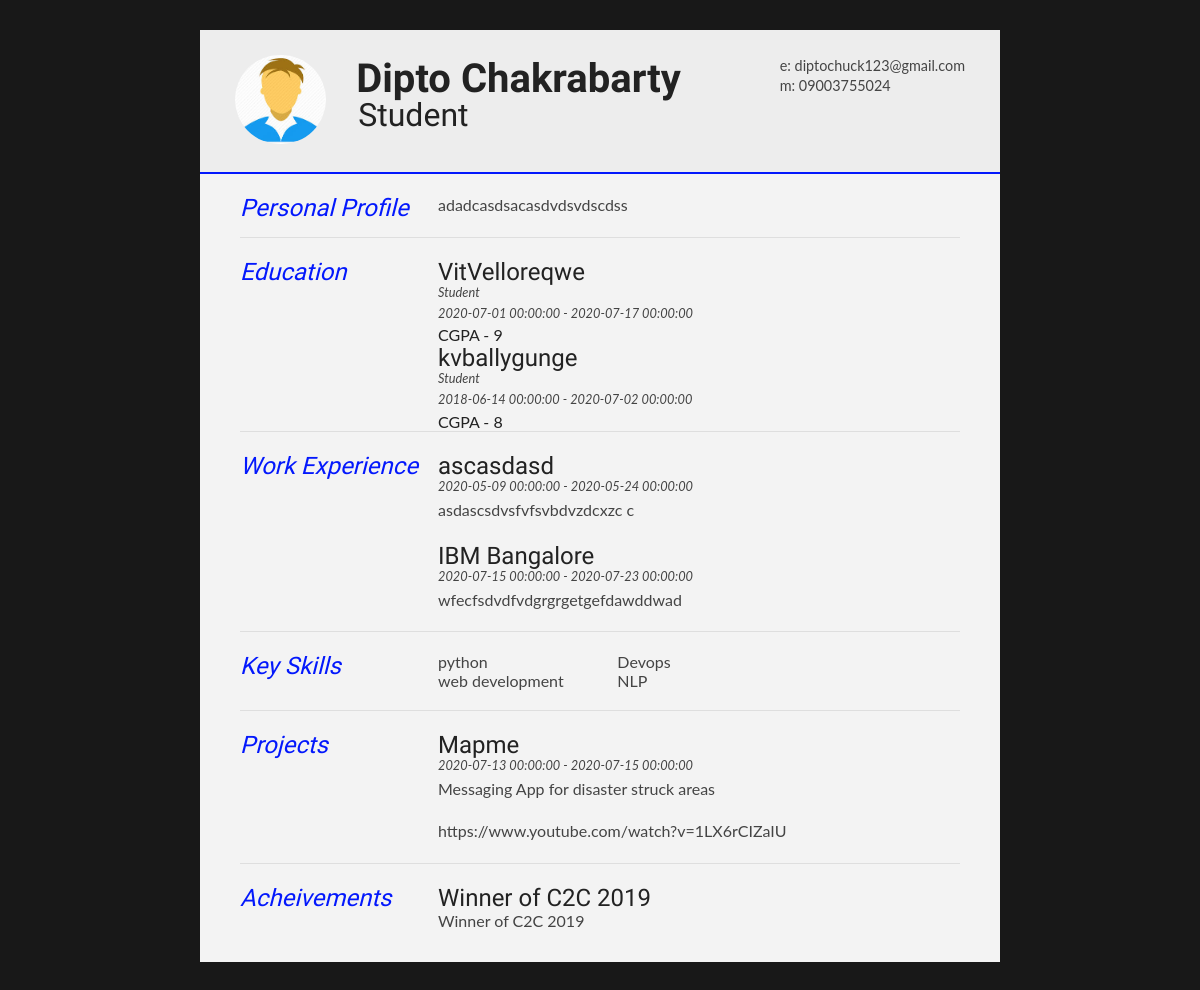
Before: /resume (signed in) with the older database file.
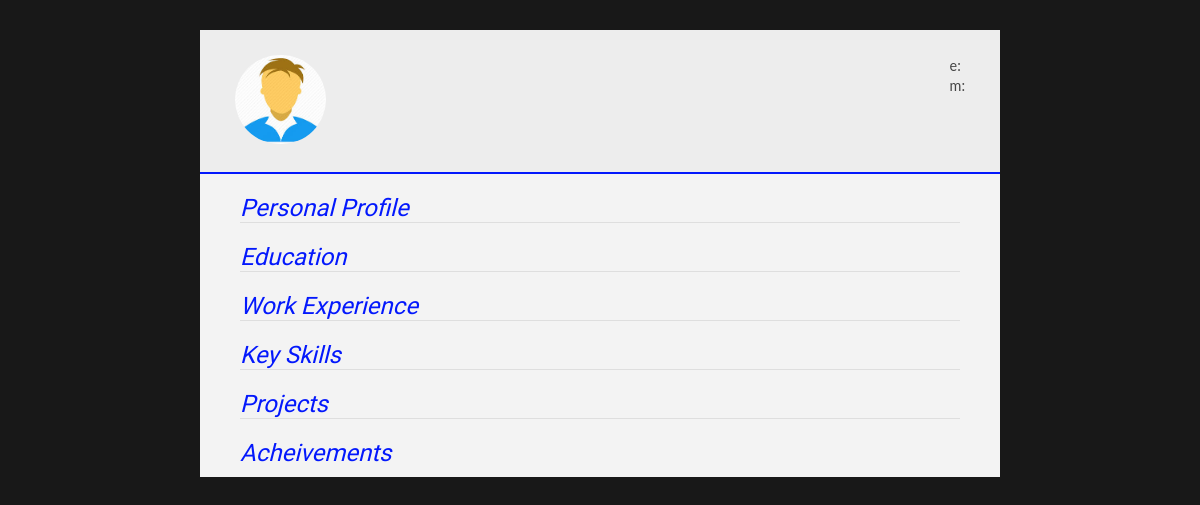
After: the same page with the newer database file.
### resume/models.py (models this page shows, shortened)
class userdetails(db.Model):
    id = db.Column(db.Integer, primary_key=True)
    name = db.Column(db.String(20),nullable=False)
    email = db.Column(db.String(120),nullable=False)
    designation = db.Column(db.String(120),nullable=False)
    phoneno =  db.Column(db.String(15),nullable=False)
    profile = db.Column(db.Text,nullable=False)
    user_id= db.Column(db.Integer,db.ForeignKey('user.id'),nullable=False)

class education(db.Model):
    id = db.Column(db.Integer, primary_key=True)
    name = db.Column(db.String(100),nullable=False)
    start = db.Column(db.DateTime,nullable=False,default=datetime.today())
    end = db.Column(db.DateTime,nullable=False,default=datetime.today())
    cgpa = db.Column(db.Integer,nullable=False)
    user_id= db.Column(db.Integer,db.ForeignKey('user.id'),nullable=False)

class experience(db.Model):
    id = db.Column(db.Integer, primary_key=True)
    company = db.Column(db.String(100),nullable=False)
    position = db.Column(db.String(100),nullable=False)
    startexp = db.Column(db.DateTime,nullable=False,default=datetime.today())
    endexp = db.Column(db.DateTime,nullable=False,default=datetime.today())
    content = db.Column(db.Text,nullable=False)
    user_id= db.Column(db.Integer,db.ForeignKey('user.id'),nullable=False)

class skills(db.Model):
    id = db.Column(db.Integer, primary_key=True)
    skillname = db.Column(db.String(100),nullable=False)
    user_id= db.Column(db.Integer,db.ForeignKey('user.id'),nullable=False)

class projects(db.Model):
    id = db.Column(db.Integer, primary_key=True)
    projectname = db.Column(db.String(100),nullable=False)
    startpro = db.Column(db.DateTime,nullable=False,default=datetime.today())
    endpro = db.Column(db.DateTime,nullable=False,default=datetime.today())
    description = db.Column(db.Text,default=None)
    url = db.Column(db.String(100),default=None)
    user_id= db.Column(db.Integer,db.ForeignKey('user.id'),nullable=False)

class achievements(db.Model):
    id = db.Column(db.Integer, primary_key=True)
    achname = db.Column(db.String(100),nullable=False)
    achdesc = db.Column(db.Text(100),nullable=False)
    user_id= db.Column(db.Integer,db.ForeignKey('user.id'),nullable=False)

### resume/routes.py (the view)
@app.route("/resume",methods=["GET","POST"])
@login_required
def resumeview():
    edu = education.query.filter_by(edu=current_user).all()
    exp = experience.query.filter_by(exp=current_user).all()
    pro = projects.query.filter_by(pro=current_user).all()
    usr = userdetails.query.filter_by(details=current_user).first()
    skillsadded = skills.query.filter_by(skill=current_user).all()
    achmade = achievements.query.filter_by(ach=current_user).all()
    image_file = url_for('static',filename='profiles/'+ current_user.image_file)
    return render_template("resume.html",edu=edu,exp=exp,pro=pro,usr=usr,sk=skillsadded,achmade=achmade,image_file=image_file)

### resume/models.py (called while the page is built)
@login_manager.user_loader
def load_user(id):
    return user.query.get(int(id))

### resume/templates/resume.html (shortened to what this page needs)
<!DOCTYPE html>
<html>
<head>
<link type="text/css" rel="stylesheet" href="../static/resume.css">
</head>
<body id="top">
<div id="cv" class="instaFade">
	<div class="mainDetails">
		<div id="headshot" class="quickFade">
			<img src="{{ image_file }}" alt="{{ usr.name }}" />
		</div>
		<div id="name">
			<h1 class="quickFade delayTwo">{{ usr.name }}</h1>
			 <h2 class="quickFade delayThree"> {{  usr.designation }} </h2>
		</div>
		<div id="contactDetails" class="quickFade delayFour">
			<ul>
				<li>e: <a href="#" target="_blank"> {{ usr.email }}</a></li>
				<li>m: {{ usr.phoneno }}</li>
			</ul>
		</div>
	</div>
	<div id="mainArea" class="quickFade delayFive">
		<section>
			<article>
				<div class="sectionTitle">
					<h1>Personal Profile</h1>
				</div>
				<div class="sectionContent">
					<p> {{ usr.profile }}</p>
				</div>
			</article>
		</section>
		<section>
			<div class="sectionTitle">
				<h1>Education</h1>
			</div>
			<div class="sectionContent">
				{% for education in edu %}
				<article>
					<h2>{{ education.name }}</h2>
					<p class="subDetails">Student</p>
					<p class="subDetails"> {{ education.start }} - {{ education.end }}</p>
					<h3>CGPA - {{ education.cgpa }}</h3>
				</article>
				{% endfor %}
			</div>
		</section>
		<section>
			<div class="sectionTitle">
				<h1>Work Experience</h1>
			</div>
			<div class="sectionContent">
				{%  for experience in exp %}
				<article>
					<h2>{{ experience.company }}</h2>
					<p class="subDetails">{{ experience.startexp }} - {{ experience.endexp }}</p>
					<p>{{ experience.content }}</p>
				</article>
				{% endfor %}
			</div>
		</section>
		<section>
			<div class="sectionTitle">
				<h1>Key Skills</h1>
			</div>
			<div class="sectionContent">
				<ul class="keySkills">
					{% for skills in sk %}
					<li>{{  skills.skillname }}</li>
					{% endfor %}
				</ul>
			</div>
		</section>
		<section>
			<div class="sectionTitle">
					<h1>Projects</h1>
			</div>
			<div class="sectionContent">
				{% for project in pro %}
				<article>
					<h2>{{ project.projectname }}</h2>
					<p class="subDetails">{{ project.startpro }} - {{ project.endpro }} </p>
					<p>{{ project.description }}</p>
					<p>{{ project.url }}</p>
				</article>
				{% endfor %}
			</div>
		</section>
		<section>
			<div class="sectionTitle">
					<h1>Acheivements</h1>
			</div>
			<div class="sectionContent">
				{% for acheive in achmade %}
				<article>
					<h2>{{ acheive.achname }}</h2>
					<p>{{ acheive.achdesc }}</p>
				</article>
				{% endfor %}
			</div>
		</section>
	</div>
</div>
</body>
</html>

### resume/static/resume.css (style rules this page uses)
html,body,div,span,object,iframe,h1,h2,h3,h4,h5,h6,p,blockquote,pre,abbr,address,cite,code,del,dfn,em,img,ins,kbd,q,samp,small,strong,sub,sup,var,b,i,dl,dt,dd,ol,ul,li,fieldset,form,label,legend,table,caption,tbody,tfoot,thead,tr,th,td,article,aside,canvas,details,figcaption,figure,footer,header,hgroup,menu,nav,section,summary,time,mark,audio,video { border:0; font:inherit; font-size:100%; margin:0; padding:0; vertical-align:baseline; height: auto; }
article,aside,details,figcaption,figure,footer,header,hgroup,menu,nav,section { display:block; }
html, body { background: #181818; font-family: 'Lato', helvetica, arial, sans-serif; font-size: 16px; color: #222; }
#cv { width: 100%; max-width: 800px; background: #f3f3f3; margin: 30px auto; height: auto; }
.mainDetails { padding: 25px 35px; border-bottom: 2px solid #0318fc; background: #ededed; }
#mainArea { padding: 0 40px; }
#headshot { width: 12.5%; float: left; margin-right: 30px; }
#headshot img { width: 100%; height: auto; -webkit-border-radius: 50px; border-radius: 50px; }
#contactDetails { float: right; }
#contactDetails ul { list-style-type: none; font-size: 0.9em; margin-top: 2px; }
#contactDetails ul li { margin-bottom: 3px; color: #444; }
section { border-top: 1px solid #dedede; padding: 20px 0 0; }
section:first-child { border-top: 0; }
section:last-child { padding: 20px 0 10px; }
.sectionTitle { float: left; width: 25%; }
.sectionContent { float: right; width: 72.5%; }
.sectionTitle h1 { font-family: 'Rokkitt', Helvetica, Arial, sans-serif; font-style: italic; font-size: 1.5em; color: #0318fc; }
.instaFade { -webkit-animation-name: reset, fade-in; -webkit-animation-duration: 0.5s; -webkit-animation-timing-function: ease-in; -moz-animation-name: reset, fade-in; -moz-animation-duration: 0.5s; -moz-animation-timing-function: ease-in; animation-name: reset, fade-in; animation-duration: 0.5s; animation-timing-function: ease-in; }
.quickFade { -webkit-animation-name: reset, fade-in; -webkit-animation-duration: 0.5s; -webkit-animation-timing-function: ease-in; -moz-animation-name: reset, fade-in; -moz-animation-duration: 0.5s; -moz-animation-timing-function: ease-in; animation-name: reset, fade-in; animation-duration: 0.5s; animation-timing-function: ease-in; }
.delayFour { -webkit-animation-delay: 0, 2s; -moz-animation-delay: 0, 2s; animation-delay: 0, 2s; }
.delayFive { -webkit-animation-delay: 0, 0.5s; -moz-animation-delay: 0, 0.5s; animation-delay: 0, 0.5s; }

Changed rows visible on the page:
no longer on this page (row edited): userdetails: name "Dipto Chakrabarty", designation "Student", email "diptochuck123@gmail.com", phoneno "09003755024", profile "adadcasdsacasdvdsvdscdss"
removed education: name "VitVelloreqwe", start "2020-07-01 00:00:00", end "2020-07-17 00:00:00", cgpa "9"
removed education: name "kvballygunge", start "2018-06-14 00:00:00", end "2020-07-02 00:00:00", cgpa "8"
no longer on this page (row edited): experience: company "ascasdasd", startexp "2020-05-09 00:00:00", endexp "2020-05-24 00:00:00", content "asdascsdvsfvfsvbdvzdcxzc c"
removed experience: company "IBM Bangalore", startexp "2020-07-15 00:00:00", endexp "2020-07-23 00:00:00", content "wfecfsdvdfvdgrgrgetgefdawddwad"
removed skills: skillname "python"
removed skills: skillname "web development"
removed skills: skillname "Devops"
removed skills: skillname "NLP"
removed projects: projectname "Mapme", startpro "2020-07-13 00:00:00", endpro "2020-07-15 00:00:00", description "Messaging App for disaster struck areas", url "https://www.youtube.com/watch?v=1LX6rCIZaIU"
removed achievements: achname "Winner of C2C 2019", achdesc "Winner of C2C 2019"
